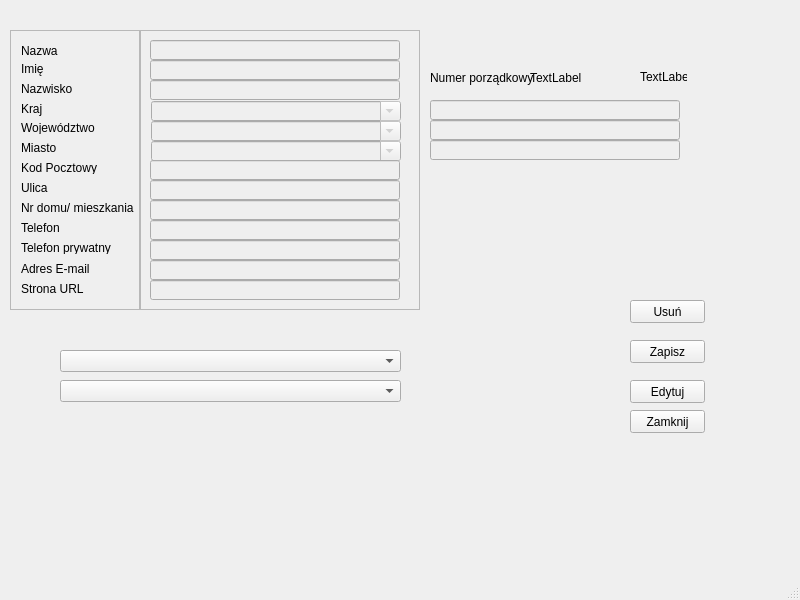
<?xml version="1.0" encoding="UTF-8"?>
<ui version="4.0">
 <class>KontrahentShow</class>
 <widget class="QMainWindow" name="KontrahentShow">
  <property name="geometry">
   <rect>
    <x>0</x>
    <y>0</y>
    <width>800</width>
    <height>600</height>
   </rect>
  </property>
  <property name="windowTitle">
   <string>MainWindow</string>
  </property>
  <widget class="QWidget" name="centralwidget">
   <widget class="QLineEdit" name="leMiasto">
    <property name="enabled">
     <bool>false</bool>
    </property>
    <property name="geometry">
     <rect>
      <x>430</x>
      <y>140</y>
      <width>250</width>
      <height>20</height>
     </rect>
    </property>
    <property name="frame">
     <bool>true</bool>
    </property>
    <property name="readOnly">
     <bool>true</bool>
    </property>
   </widget>
   <widget class="QPushButton" name="pushButton_4">
    <property name="geometry">
     <rect>
      <x>630</x>
      <y>300</y>
      <width>75</width>
      <height>23</height>
     </rect>
    </property>
    <property name="text">
     <string>Usuń</string>
    </property>
   </widget>
   <widget class="QLineEdit" name="leKod">
    <property name="enabled">
     <bool>false</bool>
    </property>
    <property name="geometry">
     <rect>
      <x>150</x>
      <y>160</y>
      <width>250</width>
      <height>20</height>
     </rect>
    </property>
    <property name="frame">
     <bool>true</bool>
    </property>
    <property name="readOnly">
     <bool>true</bool>
    </property>
   </widget>
   <widget class="QScrollArea" name="scrollArea_2">
    <property name="geometry">
     <rect>
      <x>140</x>
      <y>30</y>
      <width>280</width>
      <height>280</height>
     </rect>
    </property>
    <property name="widgetResizable">
     <bool>true</bool>
    </property>
    <widget class="QWidget" name="scrollAreaWidgetContents_2">
     <property name="geometry">
      <rect>
       <x>0</x>
       <y>0</y>
       <width>278</width>
       <height>278</height>
      </rect>
     </property>
     <widget class="QComboBox" name="comboBoxMiasta">
      <property name="enabled">
       <bool>false</bool>
      </property>
      <property name="geometry">
       <rect>
        <x>10</x>
        <y>110</y>
        <width>250</width>
        <height>20</height>
       </rect>
      </property>
      <property name="editable">
       <bool>true</bool>
      </property>
     </widget>
     <widget class="QComboBox" name="comboBoxWojewodztwa">
      <property name="enabled">
       <bool>false</bool>
      </property>
      <property name="geometry">
       <rect>
        <x>10</x>
        <y>90</y>
        <width>250</width>
        <height>20</height>
       </rect>
      </property>
      <property name="editable">
       <bool>true</bool>
      </property>
     </widget>
     <widget class="QComboBox" name="comboBoxKraj">
      <property name="enabled">
       <bool>false</bool>
      </property>
      <property name="geometry">
       <rect>
        <x>10</x>
        <y>70</y>
        <width>250</width>
        <height>20</height>
       </rect>
      </property>
      <property name="editable">
       <bool>true</bool>
      </property>
     </widget>
    </widget>
   </widget>
   <widget class="QLabel" name="lblNumerPorz">
    <property name="geometry">
     <rect>
      <x>430</x>
      <y>70</y>
      <width>161</width>
      <height>16</height>
     </rect>
    </property>
    <property name="text">
     <string>Numer porządkowy</string>
    </property>
   </widget>
   <widget class="QLineEdit" name="leKraj">
    <property name="enabled">
     <bool>false</bool>
    </property>
    <property name="geometry">
     <rect>
      <x>430</x>
      <y>100</y>
      <width>250</width>
      <height>20</height>
     </rect>
    </property>
    <property name="frame">
     <bool>true</bool>
    </property>
    <property name="readOnly">
     <bool>true</bool>
    </property>
   </widget>
   <widget class="QLineEdit" name="leUlica">
    <property name="enabled">
     <bool>false</bool>
    </property>
    <property name="geometry">
     <rect>
      <x>150</x>
      <y>180</y>
      <width>250</width>
      <height>20</height>
     </rect>
    </property>
    <property name="frame">
     <bool>true</bool>
    </property>
    <property name="readOnly">
     <bool>true</bool>
    </property>
   </widget>
   <widget class="QLineEdit" name="leUrl">
    <property name="enabled">
     <bool>false</bool>
    </property>
    <property name="geometry">
     <rect>
      <x>150</x>
      <y>280</y>
      <width>250</width>
      <height>20</height>
     </rect>
    </property>
    <property name="frame">
     <bool>true</bool>
    </property>
    <property name="readOnly">
     <bool>true</bool>
    </property>
   </widget>
   <widget class="QLineEdit" name="leTelPryw">
    <property name="enabled">
     <bool>false</bool>
    </property>
    <property name="geometry">
     <rect>
      <x>150</x>
      <y>240</y>
      <width>250</width>
      <height>20</height>
     </rect>
    </property>
    <property name="frame">
     <bool>true</bool>
    </property>
    <property name="readOnly">
     <bool>true</bool>
    </property>
   </widget>
   <widget class="QLineEdit" name="leNazwa">
    <property name="enabled">
     <bool>false</bool>
    </property>
    <property name="geometry">
     <rect>
      <x>150</x>
      <y>40</y>
      <width>250</width>
      <height>20</height>
     </rect>
    </property>
    <property name="frame">
     <bool>true</bool>
    </property>
    <property name="readOnly">
     <bool>true</bool>
    </property>
   </widget>
   <widget class="QComboBox" name="comboBoxPomoc">
    <property name="geometry">
     <rect>
      <x>60</x>
      <y>350</y>
      <width>341</width>
      <height>22</height>
     </rect>
    </property>
   </widget>
   <widget class="QPushButton" name="pushButton">
    <property name="geometry">
     <rect>
      <x>630</x>
      <y>380</y>
      <width>75</width>
      <height>23</height>
     </rect>
    </property>
    <property name="text">
     <string>Edytuj</string>
    </property>
   </widget>
   <widget class="QLabel" name="label_15">
    <property name="geometry">
     <rect>
      <x>640</x>
      <y>70</y>
      <width>47</width>
      <height>13</height>
     </rect>
    </property>
    <property name="text">
     <string>TextLabel</string>
    </property>
   </widget>
   <widget class="QLabel" name="label_14">
    <property name="geometry">
     <rect>
      <x>530</x>
      <y>70</y>
      <width>71</width>
      <height>16</height>
     </rect>
    </property>
    <property name="text">
     <string>TextLabel</string>
    </property>
   </widget>
   <widget class="QComboBox" name="comboBoxPomoc1">
    <property name="geometry">
     <rect>
      <x>60</x>
      <y>380</y>
      <width>341</width>
      <height>22</height>
     </rect>
    </property>
   </widget>
   <widget class="QLineEdit" name="leRegion">
    <property name="enabled">
     <bool>false</bool>
    </property>
    <property name="geometry">
     <rect>
      <x>430</x>
      <y>120</y>
      <width>250</width>
      <height>20</height>
     </rect>
    </property>
    <property name="frame">
     <bool>true</bool>
    </property>
    <property name="readOnly">
     <bool>true</bool>
    </property>
   </widget>
   <widget class="QLineEdit" name="leImie">
    <property name="enabled">
     <bool>false</bool>
    </property>
    <property name="geometry">
     <rect>
      <x>150</x>
      <y>60</y>
      <width>250</width>
      <height>20</height>
     </rect>
    </property>
    <property name="frame">
     <bool>true</bool>
    </property>
    <property name="readOnly">
     <bool>true</bool>
    </property>
   </widget>
   <widget class="QScrollArea" name="scrollArea">
    <property name="geometry">
     <rect>
      <x>10</x>
      <y>30</y>
      <width>130</width>
      <height>280</height>
     </rect>
    </property>
    <property name="widgetResizable">
     <bool>true</bool>
    </property>
    <widget class="QWidget" name="scrollAreaWidgetContents">
     <property name="geometry">
      <rect>
       <x>0</x>
       <y>0</y>
       <width>128</width>
       <height>278</height>
      </rect>
     </property>
     <widget class="QLabel" name="label_11">
      <property name="geometry">
       <rect>
        <x>10</x>
        <y>210</y>
        <width>131</width>
        <height>13</height>
       </rect>
      </property>
      <property name="text">
       <string>Telefon prywatny</string>
      </property>
     </widget>
     <widget class="QLabel" name="label_12">
      <property name="geometry">
       <rect>
        <x>10</x>
        <y>230</y>
        <width>131</width>
        <height>16</height>
       </rect>
      </property>
      <property name="text">
       <string>Adres E-mail</string>
      </property>
     </widget>
     <widget class="QLabel" name="label_13">
      <property name="geometry">
       <rect>
        <x>10</x>
        <y>250</y>
        <width>131</width>
        <height>16</height>
       </rect>
      </property>
      <property name="text">
       <string>Strona URL</string>
      </property>
     </widget>
     <widget class="QLabel" name="label_10">
      <property name="geometry">
       <rect>
        <x>10</x>
        <y>190</y>
        <width>131</width>
        <height>13</height>
       </rect>
      </property>
      <property name="text">
       <string>Telefon</string>
      </property>
     </widget>
     <widget class="QLabel" name="label_9">
      <property name="geometry">
       <rect>
        <x>10</x>
        <y>170</y>
        <width>131</width>
        <height>13</height>
       </rect>
      </property>
      <property name="text">
       <string>Nr domu/ mieszkania</string>
      </property>
     </widget>
     <widget class="QLabel" name="label_8">
      <property name="geometry">
       <rect>
        <x>10</x>
        <y>150</y>
        <width>131</width>
        <height>13</height>
       </rect>
      </property>
      <property name="text">
       <string>Ulica</string>
      </property>
     </widget>
     <widget class="QLabel" name="label_7">
      <property name="geometry">
       <rect>
        <x>10</x>
        <y>130</y>
        <width>131</width>
        <height>13</height>
       </rect>
      </property>
      <property name="text">
       <string>Kod Pocztowy</string>
      </property>
     </widget>
     <widget class="QLabel" name="label_6">
      <property name="geometry">
       <rect>
        <x>10</x>
        <y>110</y>
        <width>131</width>
        <height>13</height>
       </rect>
      </property>
      <property name="text">
       <string>Miasto</string>
      </property>
     </widget>
     <widget class="QLabel" name="label_5">
      <property name="geometry">
       <rect>
        <x>10</x>
        <y>90</y>
        <width>131</width>
        <height>13</height>
       </rect>
      </property>
      <property name="text">
       <string>Województwo</string>
      </property>
     </widget>
     <widget class="QLabel" name="label_2">
      <property name="geometry">
       <rect>
        <x>10</x>
        <y>30</y>
        <width>101</width>
        <height>16</height>
       </rect>
      </property>
      <property name="text">
       <string>Imię</string>
      </property>
     </widget>
     <widget class="QLabel" name="label_4">
      <property name="geometry">
       <rect>
        <x>10</x>
        <y>70</y>
        <width>101</width>
        <height>16</height>
       </rect>
      </property>
      <property name="text">
       <string>Kraj</string>
      </property>
     </widget>
     <widget class="QLabel" name="label_3">
      <property name="geometry">
       <rect>
        <x>10</x>
        <y>50</y>
        <width>101</width>
        <height>16</height>
       </rect>
      </property>
      <property name="text">
       <string>Nazwisko</string>
      </property>
     </widget>
     <widget class="QLabel" name="label">
      <property name="geometry">
       <rect>
        <x>10</x>
        <y>10</y>
        <width>101</width>
        <height>20</height>
       </rect>
      </property>
      <property name="text">
       <string>Nazwa</string>
      </property>
     </widget>
    </widget>
   </widget>
   <widget class="QPushButton" name="pushButton_3">
    <property name="geometry">
     <rect>
      <x>630</x>
      <y>340</y>
      <width>75</width>
      <height>23</height>
     </rect>
    </property>
    <property name="text">
     <string>Zapisz</string>
    </property>
   </widget>
   <widget class="QLineEdit" name="leNazwisko">
    <property name="enabled">
     <bool>false</bool>
    </property>
    <property name="geometry">
     <rect>
      <x>150</x>
      <y>80</y>
      <width>250</width>
      <height>20</height>
     </rect>
    </property>
    <property name="frame">
     <bool>true</bool>
    </property>
    <property name="readOnly">
     <bool>true</bool>
    </property>
   </widget>
   <widget class="QLineEdit" name="leEmail">
    <property name="enabled">
     <bool>false</bool>
    </property>
    <property name="geometry">
     <rect>
      <x>150</x>
      <y>260</y>
      <width>250</width>
      <height>20</height>
     </rect>
    </property>
    <property name="frame">
     <bool>true</bool>
    </property>
    <property name="readOnly">
     <bool>true</bool>
    </property>
   </widget>
   <widget class="QLineEdit" name="leNrDomu">
    <property name="enabled">
     <bool>false</bool>
    </property>
    <property name="geometry">
     <rect>
      <x>150</x>
      <y>200</y>
      <width>250</width>
      <height>20</height>
     </rect>
    </property>
    <property name="frame">
     <bool>true</bool>
    </property>
    <property name="readOnly">
     <bool>true</bool>
    </property>
   </widget>
   <widget class="QLineEdit" name="leTelefon">
    <property name="enabled">
     <bool>false</bool>
    </property>
    <property name="geometry">
     <rect>
      <x>150</x>
      <y>220</y>
      <width>250</width>
      <height>20</height>
     </rect>
    </property>
    <property name="frame">
     <bool>true</bool>
    </property>
    <property name="readOnly">
     <bool>true</bool>
    </property>
   </widget>
   <widget class="QPushButton" name="pushButton_2">
    <property name="geometry">
     <rect>
      <x>630</x>
      <y>410</y>
      <width>75</width>
      <height>23</height>
     </rect>
    </property>
    <property name="text">
     <string>Zamknij</string>
    </property>
   </widget>
   <zorder>leMiasto</zorder>
   <zorder>pushButton_4</zorder>
   <zorder>scrollArea_2</zorder>
   <zorder>lblNumerPorz</zorder>
   <zorder>leKraj</zorder>
   <zorder>leUlica</zorder>
   <zorder>leUrl</zorder>
   <zorder>leTelPryw</zorder>
   <zorder>leNazwa</zorder>
   <zorder>comboBoxPomoc</zorder>
   <zorder>pushButton</zorder>
   <zorder>label_15</zorder>
   <zorder>label_14</zorder>
   <zorder>comboBoxPomoc1</zorder>
   <zorder>leRegion</zorder>
   <zorder>leImie</zorder>
   <zorder>scrollArea</zorder>
   <zorder>pushButton_3</zorder>
   <zorder>leNazwisko</zorder>
   <zorder>leEmail</zorder>
   <zorder>leNrDomu</zorder>
   <zorder>leTelefon</zorder>
   <zorder>pushButton_2</zorder>
   <zorder>leKod</zorder>
  </widget>
  <widget class="QMenuBar" name="menubar">
   <property name="geometry">
    <rect>
     <x>0</x>
     <y>0</y>
     <width>800</width>
     <height>21</height>
    </rect>
   </property>
  </widget>
  <widget class="QStatusBar" name="statusbar"/>
 </widget>
 <resources/>
 <connections/>
</ui>
